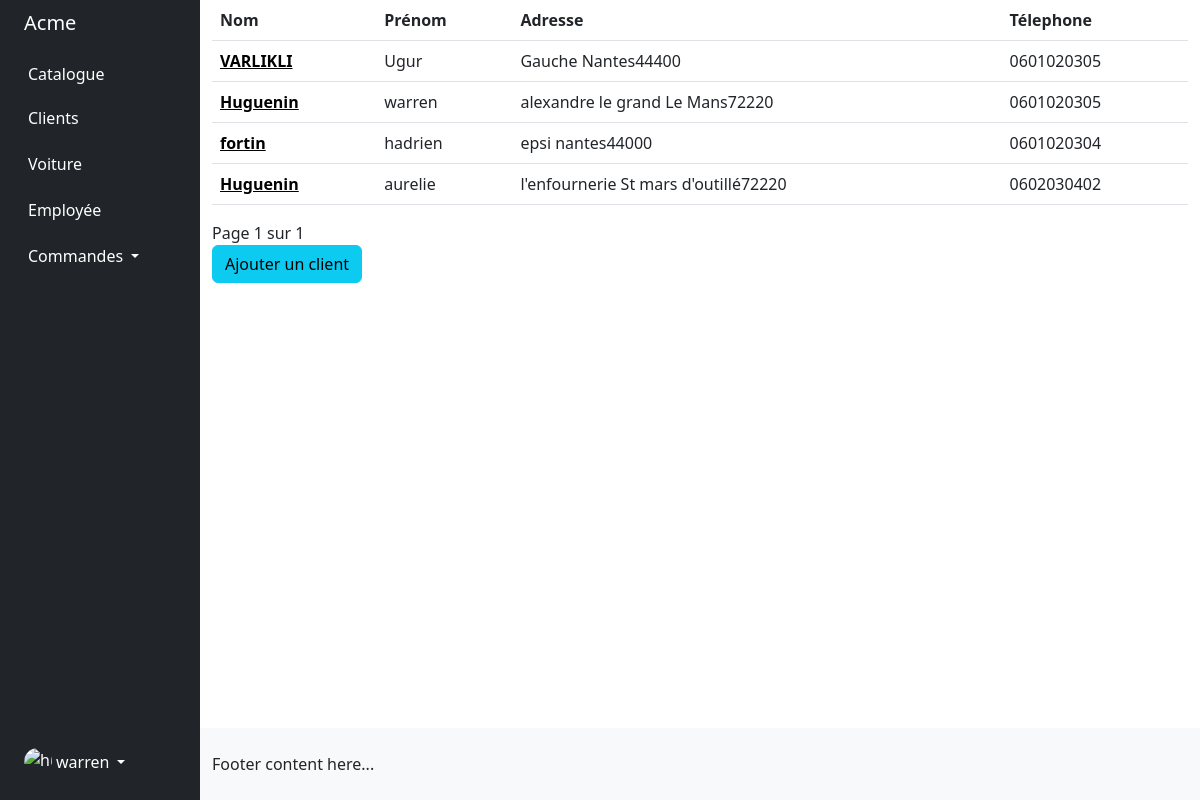
The page /crm_acme/clients (signed in) on the database its author committed.
### bdd/models/Client.py (models this page shows)
class Client(models.Model):
    date_mise_a_jour = models.DateField(verbose_name="Date de mise à jour", auto_now=True)
    nom = models.CharField(max_length=56)
    prenom = models.CharField(max_length=56)
    email = models.EmailField(max_length=56, unique=True)
    no_tel_regex=RegexValidator(
        regex="[0-9]{10}", message="veuillez entrer un numéro de téléphone valide."
    )
    no_tel = models.CharField(validators=[no_tel_regex], max_length=10)
    rue = models.CharField(max_length=56)
    ville = models.CharField(max_length=56)
    code_postale_regex = RegexValidator(
        regex="[0-9]*$", message="veuillez entrer un code postal valide."
    )
    code_postale = models.CharField(max_length=56)
    date_inscription = models.DateField(verbose_name="Date d'inscription", auto_now_add=True)
    def get_adresse_complete_str(self):
        return f"{self.rue} \n {self.ville}{self.code_postale}"

### bdd/views/client.py (the view)
# urls.py: path('clients', client.client_list, name="clients"),
@login_required
def client_list(request):
    selected="clients"
    client_list= Client.objects.all()
    paginator = Paginator(client_list.order_by('-date_mise_a_jour'), 10)
    try:
        page = request.GET.get("page")
        if not page:
            page = 1
        client_list = paginator.page(page)
    except EmptyPage:
        client_list = paginator.page(paginator.num_pages())
    return render(request, "client/client_list.html", locals())

### bdd/Templates/client/client_list.html (shortened to what this page needs)
{% extends 'base.html' %}
{% block content %}
<div>
  <table class="table">
    <thead class="thead-dark">
      <tr>
        <th scope="col">Nom</th>
        <th scope="col">Prénom</th>
        <th scope="col">Adresse</th>
        <th scope="col">Télephone</th>
      </tr>
    </thead>
    <tbody>
    {% for client in client_list %}
      <tr>
        <th scope="row"><a href="{% url 'client_detail' client.id %}" class="text-black">{{ client.nom }}</a></th>
        <td> {{ client.prenom }}</td>
        <td>{{ client.get_adresse_complete_str }}</td>
        <td>{{ client.no_tel }}</td>
      </tr>
    {% endfor %}
    </tbody>
  </table>
  <div class="pagination">
    <span class="current">
      Page {{ client_list.number }} sur {{ client_list.paginator.num_pages }}
    </span>
  </div>
  <div class="text-right">
    <a href=" {% url 'create_client' %}" class="btn btn-info">Ajouter un client</a>
  </div>
</div>
{% endblock %}

### bdd/Templates/base.html (shortened to what this page needs)
<!DOCTYPE html>
<html lang="en">
{% load static %}
<head>
    <link href="https://cdn.jsdelivr.net/npm/bootstrap@5.2.0-beta1/dist/css/bootstrap.min.css" rel="stylesheet">
     <link rel="stylesheet" href="https://use.fontawesome.com/releases/v5.15.4/css/all.css"/>
</head>
<body>
<div class="container-fluid overflow-hidden">
    <div class="row vh-100 overflow-auto">
        <div class="col-12 col-sm-3 col-xl-2 px-sm-2 px-0 bg-dark d-flex sticky-top">
            <div class="d-flex flex-sm-column flex-row flex-grow-1 align-items-center align-items-sm-start px-3 pt-2 text-white">
                <a href="{% url 'voitures' %}" class="d-flex align-items-center pb-sm-3 mb-md-0 me-md-auto text-white text-decoration-none">
                    <span class="fs-5">A<span class="d-none d-sm-inline">cme</span></span>
                </a>
                <ul class="nav nav-pills flex-sm-column flex-row flex-nowrap flex-shrink-1 flex-sm-grow-0 flex-grow-1 mb-sm-auto mb-0 justify-content-center align-items-center align-items-sm-start" id="menu">
                    <li class="nav-item">
                        <a href="{% url 'voitures' %}" class="nav-link px-sm-0 px-2 text-white">
                            <span class="ms-1 d-none d-sm-inline">Catalogue</span>
                        </a>
                    </li>
                     <li>
                        <a href="{% url 'clients' %}" class="nav-link px-sm-0 px-2 text-white">
                            <span class="ms-1 d-none d-sm-inline">Clients</span>
                        </a>
                    </li>
                    <li>
                        <a href="{% url 'create_voiture' %}" class="nav-link px-sm-0 px-2 text-white">
                            <span class="ms-1 d-none d-sm-inline">Voiture</span>
                        </a>
                    </li>
                    <li>
                        <a href="{% url 'employees' %}" class="nav-link px-sm-0 px-2 text-white">
                            <span class="ms-1 d-none d-sm-inline">Employée</span>
                        </a>
                    </li>
                    <li class="dropdown">
                        <a href="#" class="nav-link dropdown-toggle px-sm-0 px-1 text-white" id="dropdown" data-bs-toggle="dropdown" aria-expanded="false">
                            <span class="ms-1 d-none d-sm-inline">Commandes</span>
                        </a>
                    </li>
                </ul>
                <div class="dropdown py-sm-4 mt-sm-auto ms-auto ms-sm-0 flex-shrink-1">
                    <a href="#" class="d-flex align-items-center text-white text-decoration-none dropdown-toggle" id="dropdownUser1" data-bs-toggle="dropdown" aria-expanded="false">
                        <img src="https://github.com/mdo.png" alt="hugenerd" width="28" height="28" class="rounded-circle">
                        <span class="d-none d-sm-inline mx-1">{{ user.username }}</span>
                    </a>
                </div>
            </div>
        </div>
        <div class="col d-flex flex-column h-sm-100">
            <main class="row overflow-auto">
                    {% block content %}{% endblock %}
            </main>
            <footer class="row bg-light py-4 mt-auto">
                <div class="col"> Footer content here... </div>
            </footer>
        </div>
    </div>
</div>
</body>
</html>

### rows shown on the page
Client: nom "VARLIKLI", prenom "Ugur", get_adresse_complete_str "Gauche Nantes44400", no_tel "0601020305"
Client: nom "Huguenin", prenom "warren", get_adresse_complete_str "alexandre le grand Le Mans72220", no_tel "0601020305"
Client: nom "fortin", prenom "hadrien", get_adresse_complete_str "epsi nantes44000", no_tel "0601020304"
Client: nom "Huguenin", prenom "aurelie", get_adresse_complete_str "l'enfournerie St mars d'outillé72220", no_tel "0602030402"

### other values the page prints
{{ user.username }} "warren"
{{ client_list.number }} "1"
{{ client_list.paginator.num_pages }} "1"
